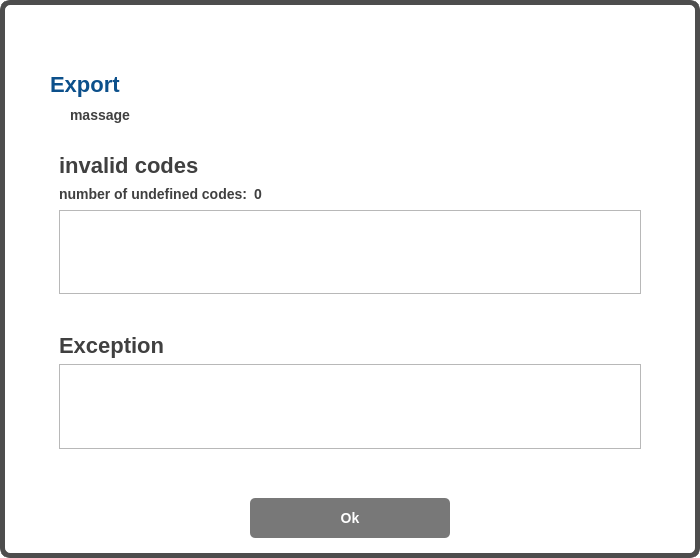
<?xml version="1.0" encoding="UTF-8"?>
<ui version="4.0">
 <class>rebuild_win</class>
 <widget class="QDialog" name="rebuild_win">
  <property name="geometry">
   <rect>
    <x>0</x>
    <y>0</y>
    <width>700</width>
    <height>558</height>
   </rect>
  </property>
  <property name="sizePolicy">
   <sizepolicy hsizetype="Maximum" vsizetype="Maximum">
    <horstretch>0</horstretch>
    <verstretch>0</verstretch>
   </sizepolicy>
  </property>
  <property name="minimumSize">
   <size>
    <width>700</width>
    <height>200</height>
   </size>
  </property>
  <property name="maximumSize">
   <size>
    <width>700</width>
    <height>1200</height>
   </size>
  </property>
  <property name="windowTitle">
   <string>Export</string>
  </property>
  <property name="windowIcon">
   <iconset resource="Assets/Assets.qrc">
    <normaloff>:/assets/icons/icons8-compare-50.png</normaloff>:/assets/icons/icons8-compare-50.png</iconset>
  </property>
  <property name="styleSheet">
   <string notr="true">*{
	
	font: auto &quot;Arial&quot;;
	font-size: 14px;
font-weight:bold;

}




#rebuild_win{
	background-color: #ffffff;
	border: 5px solid rgb(77, 77, 77);
	border-radius: 10px;
	
}



QPushButton{
	border: none;
	min-height: 40px;
	border-radius: 5px;

	
}
/*
QPushButton:hover{

	background-color:rgb(22, 38, 76);

}

QPushButton:disabled{
	color: #808080;
	background-color:rgb(210, 210, 210);

}
*/

/*********************************************/
QLabel{
	color: rgb(50,50,50);
color: #404040;
}


/*********************************************/


/*******************************************/
QLineEdit
{
	border:2px solid rgb(6, 76, 130);
    border-radius: 3px;
    padding: 1px 18px 1px 8px;
    min-width: 6em;
	min-height: 35px;
	font-size: 16px;
}



/*******************************************/


QGroupBox{
	font-weight: bold;
}

QLineEdit:hover{
	border: 1px solid black;
	background: #e4f0fa;
}

QLineEdit:focus {
	color: rgb(6, 76, 130);
	background: #ffffff;
	selection-background-color: rgb(255, 204, 75);
}

QSpinBox:hover{
	background: #e4f0fa;
}


/*********************************************/
QComboBox
{
	border:2px solid rgb(6, 76, 130);
    border-radius: 3px;
    padding: 1px 18px 1px 8px;
    min-width: 6em;
	min-height: 35px;
	font-size: 14px;
}

QComboBox:enabled{
color: rgb(50, 50, 50);
}

QComboBox:disabled
{
	border:2px solid rgb(210, 210, 210);
	color:(210, 210, 210);

}

QComboBox::down-arrow
{   
	image: url(:/assets/Assets/icons/icons8-arrow-48.png);
	width: 15px;
    height: 15px;

}

QComboBox::drop-down
{
	 background-color: rgb(238, 134, 44);
	 min-width: 30px;
}

QComboBox::drop-down:disabled 
{
	 background-color: rgb(210, 210, 210);
	 min-width: 30px;
}

QComboBox QAbstractItemView {
    border: none;
    selection-background-color: rgb(6, 76, 130);
	selection-color: rgb(6, 76, 130);


}

QComboBox QAbstractItemView {
    border: none;
}

QComboBox QAbstractItemView::item {
    border: none;
	height:30px;
}


</string>
  </property>
  <layout class="QVBoxLayout" name="verticalLayout">
   <property name="spacing">
    <number>0</number>
   </property>
   <property name="leftMargin">
    <number>0</number>
   </property>
   <property name="topMargin">
    <number>0</number>
   </property>
   <property name="rightMargin">
    <number>0</number>
   </property>
   <property name="bottomMargin">
    <number>0</number>
   </property>
   <item>
    <layout class="QHBoxLayout" name="horizontalLayout_2">
     <property name="leftMargin">
      <number>5</number>
     </property>
     <property name="topMargin">
      <number>5</number>
     </property>
     <property name="rightMargin">
      <number>5</number>
     </property>
     <property name="bottomMargin">
      <number>5</number>
     </property>
     <item>
      <spacer name="horizontalSpacer">
       <property name="orientation">
        <enum>Qt::Horizontal</enum>
       </property>
       <property name="sizeHint" stdset="0">
        <size>
         <width>40</width>
         <height>20</height>
        </size>
       </property>
      </spacer>
     </item>
     <item>
      <widget class="QPushButton" name="close_btn">
       <property name="styleSheet">
        <string notr="true">QPushButton{
	padding:3px;
	border:none;
margin: 3px;
}

QPushButton:hover{

border: 2px solid #404040;

}</string>
       </property>
       <property name="text">
        <string/>
       </property>
       <property name="icon">
        <iconset resource="Assets/Assets.qrc">
         <normaloff>:/assets/icons/icons8-close-50.png</normaloff>:/assets/icons/icons8-close-50.png</iconset>
       </property>
      </widget>
     </item>
    </layout>
   </item>
   <item>
    <layout class="QVBoxLayout" name="verticalLayout_2">
     <property name="leftMargin">
      <number>50</number>
     </property>
     <property name="topMargin">
      <number>10</number>
     </property>
     <property name="rightMargin">
      <number>50</number>
     </property>
     <property name="bottomMargin">
      <number>20</number>
     </property>
     <item>
      <widget class="QLabel" name="label_2">
       <property name="font">
        <font>
         <family>Arial</family>
         <pointsize>-1</pointsize>
         <weight>75</weight>
         <italic>false</italic>
         <bold>true</bold>
        </font>
       </property>
       <property name="styleSheet">
        <string notr="true">font-size:22px;
font-weight: bold;
color:rgb(12, 80, 139);</string>
       </property>
       <property name="text">
        <string>Export</string>
       </property>
      </widget>
     </item>
     <item alignment="Qt::AlignLeft">
      <widget class="QLabel" name="message_lbl">
       <property name="styleSheet">
        <string notr="true">margin: 10px 0px 0px 20px;</string>
       </property>
       <property name="text">
        <string>massage</string>
       </property>
       <property name="alignment">
        <set>Qt::AlignCenter</set>
       </property>
       <property name="wordWrap">
        <bool>true</bool>
       </property>
      </widget>
     </item>
     <item>
      <widget class="QFrame" name="wrong_codes_frame">
       <layout class="QVBoxLayout" name="verticalLayout_3">
        <property name="topMargin">
         <number>30</number>
        </property>
        <item>
         <widget class="QLabel" name="wrong_code_title">
          <property name="font">
           <font>
            <family>Arial</family>
            <pointsize>-1</pointsize>
            <weight>75</weight>
            <italic>false</italic>
            <bold>true</bold>
           </font>
          </property>
          <property name="styleSheet">
           <string notr="true">font-size:22px;
font-weight: bold;</string>
          </property>
          <property name="text">
           <string>invalid codes</string>
          </property>
         </widget>
        </item>
        <item>
         <layout class="QHBoxLayout" name="horizontalLayout_3">
          <property name="topMargin">
           <number>0</number>
          </property>
          <item>
           <widget class="QLabel" name="label">
            <property name="text">
             <string>number of undefined codes:</string>
            </property>
           </widget>
          </item>
          <item>
           <widget class="QLabel" name="wrong_count_lbl">
            <property name="text">
             <string>0</string>
            </property>
           </widget>
          </item>
          <item>
           <spacer name="horizontalSpacer_2">
            <property name="orientation">
             <enum>Qt::Horizontal</enum>
            </property>
            <property name="sizeHint" stdset="0">
             <size>
              <width>40</width>
              <height>20</height>
             </size>
            </property>
           </spacer>
          </item>
         </layout>
        </item>
        <item>
         <widget class="QTextEdit" name="wrong_codes_text_edit">
          <property name="sizePolicy">
           <sizepolicy hsizetype="Preferred" vsizetype="Preferred">
            <horstretch>0</horstretch>
            <verstretch>0</verstretch>
           </sizepolicy>
          </property>
          <property name="readOnly">
           <bool>true</bool>
          </property>
         </widget>
        </item>
       </layout>
      </widget>
     </item>
     <item>
      <spacer name="verticalSpacer">
       <property name="orientation">
        <enum>Qt::Vertical</enum>
       </property>
       <property name="sizeHint" stdset="0">
        <size>
         <width>20</width>
         <height>40</height>
        </size>
       </property>
      </spacer>
     </item>
     <item>
      <spacer name="verticalSpacer_3">
       <property name="orientation">
        <enum>Qt::Vertical</enum>
       </property>
       <property name="sizeHint" stdset="0">
        <size>
         <width>20</width>
         <height>40</height>
        </size>
       </property>
      </spacer>
     </item>
     <item>
      <widget class="QFrame" name="exception_frame">
       <layout class="QVBoxLayout" name="verticalLayout_4">
        <property name="topMargin">
         <number>30</number>
        </property>
        <item>
         <widget class="QLabel" name="exception_title">
          <property name="font">
           <font>
            <family>Arial</family>
            <pointsize>-1</pointsize>
            <weight>75</weight>
            <italic>false</italic>
            <bold>true</bold>
           </font>
          </property>
          <property name="styleSheet">
           <string notr="true">font-size:22px;
font-weight: bold;</string>
          </property>
          <property name="text">
           <string>Exception</string>
          </property>
         </widget>
        </item>
        <item>
         <widget class="QTextEdit" name="exception_error">
          <property name="sizePolicy">
           <sizepolicy hsizetype="Preferred" vsizetype="Preferred">
            <horstretch>0</horstretch>
            <verstretch>0</verstretch>
           </sizepolicy>
          </property>
          <property name="readOnly">
           <bool>true</bool>
          </property>
         </widget>
        </item>
       </layout>
      </widget>
     </item>
     <item>
      <spacer name="verticalSpacer_4">
       <property name="orientation">
        <enum>Qt::Vertical</enum>
       </property>
       <property name="sizeType">
        <enum>QSizePolicy::Fixed</enum>
       </property>
       <property name="sizeHint" stdset="0">
        <size>
         <width>20</width>
         <height>40</height>
        </size>
       </property>
      </spacer>
     </item>
     <item>
      <layout class="QHBoxLayout" name="horizontalLayout">
       <item>
        <widget class="QPushButton" name="ok_btn">
         <property name="enabled">
          <bool>true</bool>
         </property>
         <property name="styleSheet">
          <string notr="true">QPushButton{

background-color: rgb(120, 120, 120);
color:#ffffff;
max-width: 200px;
}


QPushButton:hover{

background-color: rgb(80, 80, 80);
color:#ffffff;
}
</string>
         </property>
         <property name="text">
          <string>Ok</string>
         </property>
         <property name="shortcut">
          <string>Return</string>
         </property>
        </widget>
       </item>
      </layout>
     </item>
     <item>
      <spacer name="verticalSpacer_2">
       <property name="orientation">
        <enum>Qt::Vertical</enum>
       </property>
       <property name="sizeHint" stdset="0">
        <size>
         <width>20</width>
         <height>40</height>
        </size>
       </property>
      </spacer>
     </item>
    </layout>
   </item>
  </layout>
 </widget>
 <resources>
  <include location="Assets/Assets.qrc"/>
 </resources>
 <connections>
  <connection>
   <sender>ok_btn</sender>
   <signal>clicked()</signal>
   <receiver>rebuild_win</receiver>
   <slot>close()</slot>
   <hints>
    <hint type="sourcelabel">
     <x>349</x>
     <y>423</y>
    </hint>
    <hint type="destinationlabel">
     <x>349</x>
     <y>152</y>
    </hint>
   </hints>
  </connection>
  <connection>
   <sender>close_btn</sender>
   <signal>clicked(bool)</signal>
   <receiver>rebuild_win</receiver>
   <slot>close()</slot>
   <hints>
    <hint type="sourcelabel">
     <x>679</x>
     <y>27</y>
    </hint>
    <hint type="destinationlabel">
     <x>349</x>
     <y>152</y>
    </hint>
   </hints>
  </connection>
 </connections>
</ui>
